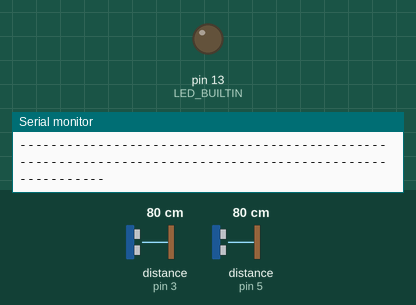
Recording of a sketch running on a simulated Arduino Mega 2560, built with avr-gcc and run on an emulated ATmega2560. Shown: output pins drawn as LEDs (lit = HIGH), the last lines printed to the serial monitor. Wiring (inferred from the names in the program): 2 × ultrasonic range finder: trigger pin 2, echo pin 3 / trigger pin 4, echo pin 5. Inputs (shaded band) come from the test bench; at power-on: distance to the obstacle (sensors on pin 3, pin 5) 80 cm. The echo pulse lasts 58.3 µs per cm; pins used as bus, display or sensor lines are not drawn.

Above: at 1.2 s.
1.3 s: distance to the obstacle (sensor on pin 3) set to 23 cm
3.1 s: distance to the obstacle (sensor on pin 3) set to 20 cm
At 5.0 s:
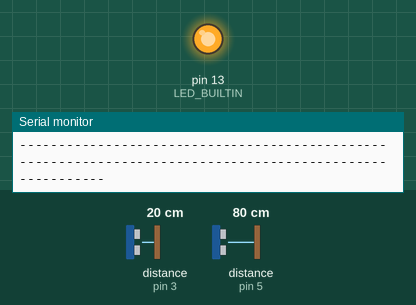
5.3 s: distance to the obstacle (sensor on pin 3) set to 35 cm
At 7.5 s:
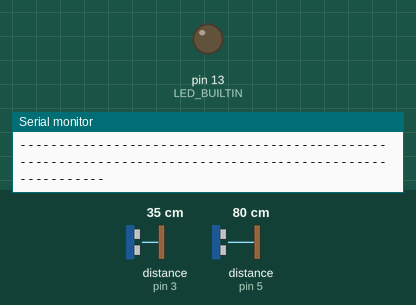
8.6 s: distance to the obstacle (sensor on pin 3) set to 2 cm
At 10.3 s:
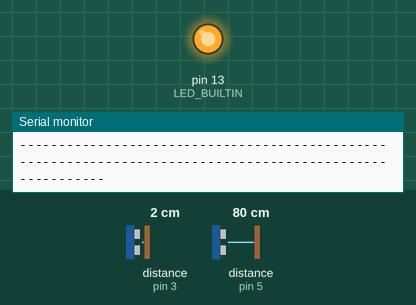
Timing chart, 0 to 11.8 s (numbered marks = the images above; inputs shaded):
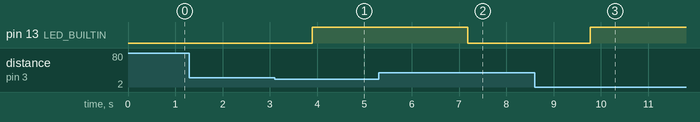

Measured:
- the behaviour switches between 22 and 21 cm on distance to the obstacle (sensor on pin 3) (found by bisection; images 0 and 1)
- after the input at 3.1 s, pin 13 (LED_BUILTIN): LOW → HIGH after 0.79 s
- after the input at 5.3 s, pin 13 (LED_BUILTIN): HIGH → LOW after 1.9 s
- after the input at 8.6 s, pin 13 (LED_BUILTIN): LOW → HIGH after 1.2 s

The sketch:

Two_ultrasonic_sensors.ino
```cpp
#define trigPin1 2
#define echoPin1 3
#define LED_first_ping 22

#define trigPin2 4
#define echoPin2 5
#define LED_second_ping 24

long duration, distance, UltraSensor1, UltraSensor2;

char data;
String SerialData="";

void setup() {

  pinMode(LED_BUILTIN, OUTPUT);

  // setup pins first sensor
  pinMode(trigPin1, OUTPUT);
  pinMode(echoPin1, INPUT);

  //setup pins second sensor
  pinMode(trigPin2, OUTPUT);
  pinMode(echoPin2, INPUT);

   Serial.begin(9600);

}


void loop() {
  SonarSensor(trigPin1, echoPin1);
  UltraSensor1 = distance;
  SonarSensor(trigPin2,echoPin2);
  UltraSensor2 = distance;

  while(Serial.available()){
    delay(10);
    data=Serial.read();
    SerialData+=data;
  }


  Serial.print("distance measured by the first sensor: ");
  Serial.print(UltraSensor1);
  Serial.println(" cm");

  Serial.print("distance measured by the second sensor: ");
  Serial.print(UltraSensor2);
  Serial.println(" cm");
  Serial.println("---------------------------------------------------------------------------------------------------------");
  delay(500);

  if (UltraSensor1 <= 20 || UltraSensor2 <=20) {
    digitalWrite(LED_BUILTIN, HIGH);   // turn the LED on (HIGH is the voltage level)
    delay(1000);
  } else {
    digitalWrite(LED_BUILTIN, LOW);   // turn the LED on (LOW is the voltage level)
  }

}

void SonarSensor(int trigPinSensor,int echoPinSensor) {

  digitalWrite(trigPinSensor, LOW);
  delayMicroseconds(2);
  digitalWrite(trigPinSensor, HIGH);
  delayMicroseconds(10);
  digitalWrite(trigPinSensor, LOW);

  duration = pulseIn(echoPinSensor, HIGH);
  distance= (duration/2) / 29.1;
}
```
